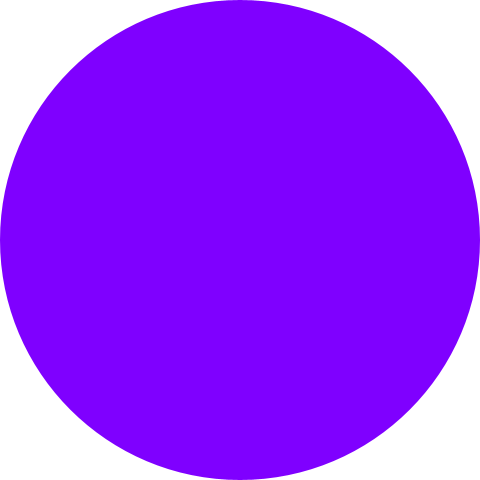
Frame 1 (no input)
Frame 60 (the mouse pressed at the canvas centre just before this capture): identical to frame 1, image omitted
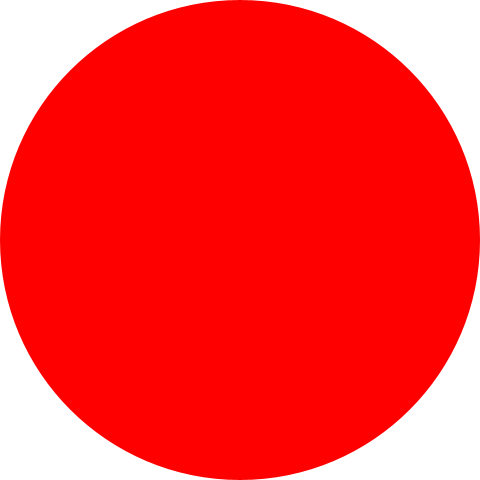
Frame 120 (the mouse held since frame 60 and released just before this capture)

The Processing sketch that drew these frames (run headless with seeded random() and noise(); from frame 60 on, the mouse is pressed at the canvas centre):

// Processing sketch: ObjectsAndMouseCursor_oo2
// ── ObjectsAndMouseCursor_oo2.pde
final int fps = 60,hueMax = 360;
Circles cir = new Circles();

void setup(){
    frameRate(fps);
    size(480, 480);
    noStroke();
    colorMode(HSB, hueMax, 100, 100);
    fill(0, 0, 0);
}

void draw(){
    background(0, 0, 100);
    cir.make();
    cir.draw();
}

class Circles{
    float c_width,c_height,d,hue;
    void draw(){
        if(width-c_width>=0){
            fill(hue,100,100);
            ellipse(width/2,height/2,width-c_width,height-c_height);
            fill(360-hue,100,100);
            ellipse(width/2,height/2,c_width,c_height);
        }else{
            fill(360-hue,100,100);
            ellipse(width/2,height/2,c_width,c_height);
            fill(hue,100,100);
            ellipse(width/2,height/2,width-c_width,height-c_height);
        }
    }
    void make(){
        float rad = atan2(mouseX-(width/2),mouseY-(height/2));
        if(degrees(rad)>=0){
            hue = degrees(rad);
        }else{
            hue = -(degrees(rad)*2);
        }
        c_width = dist(mouseX,mouseY,pmouseX,pmouseY);
        c_height = c_width;
    }
}
